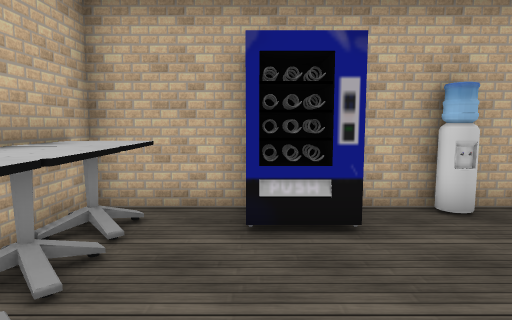
[1] (above)

24 first-person views from a walk through a scene from a Unity 3-D project. The camera is 1.5 m above the floor, tilts 6° down and sees 75° across. The floor is counted in squares, 1 m on a side. Each view is taken from the middle of a square. On the plan, view 1 faces up. The plan holds only what a view shows up to about 15 squares ahead; the rest is blank. The place goes on beyond the plan. The player character is not drawn. Door leaves are left out, so doorways stand open. Some surface patterns are stand-ins.

[2]
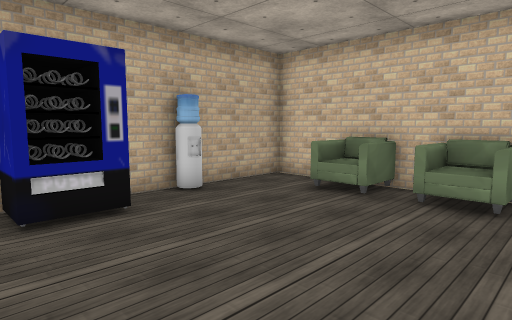

[3]
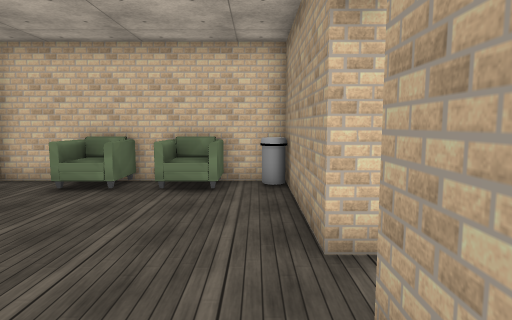

[4]
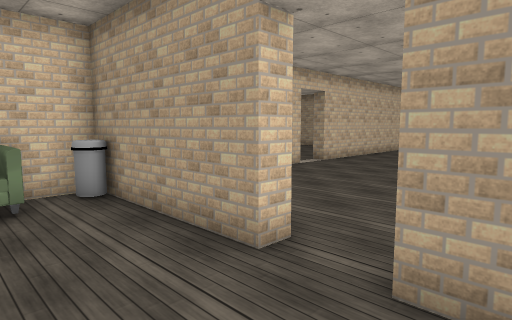

[5]
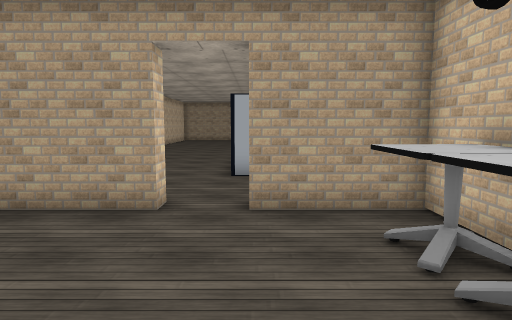

[6]
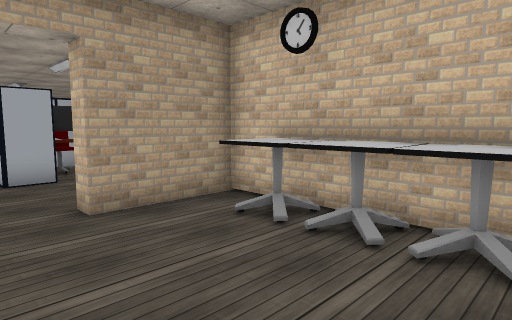

[7]
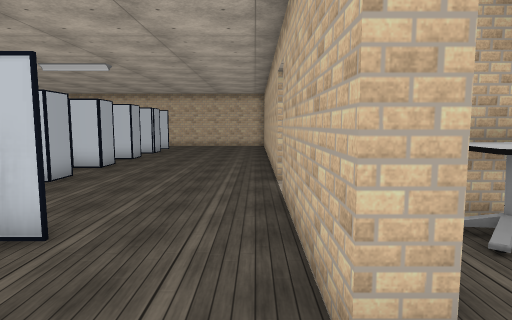

[8]
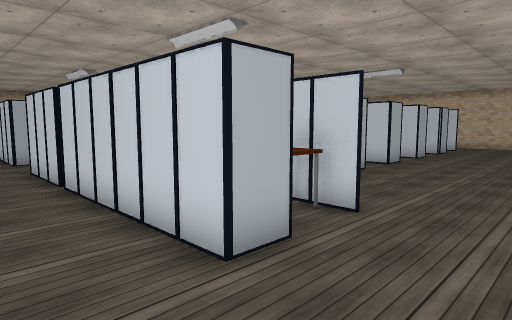

[9]
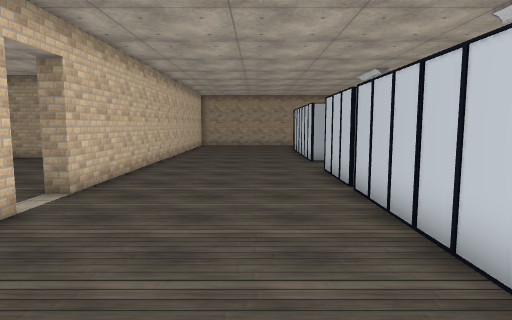

[10]
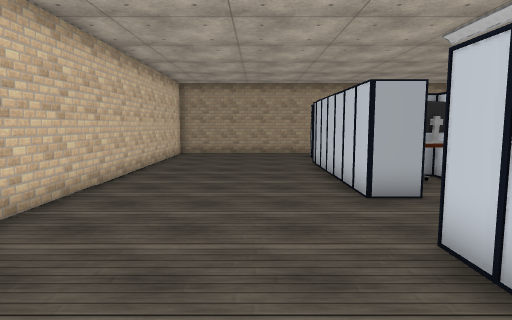

[11]
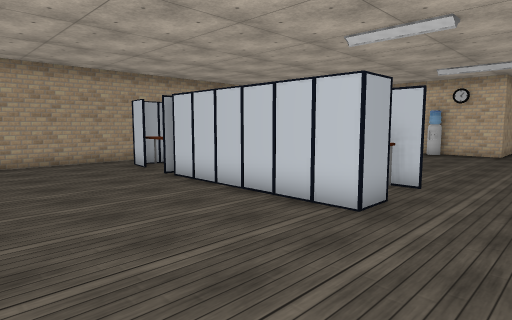

[12]
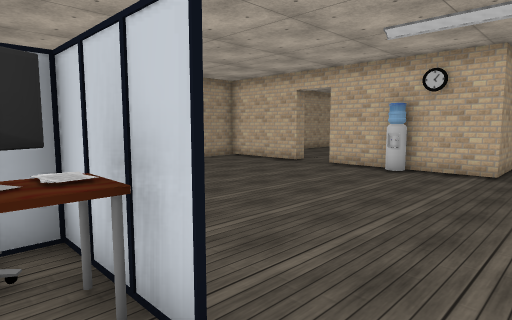

[13]
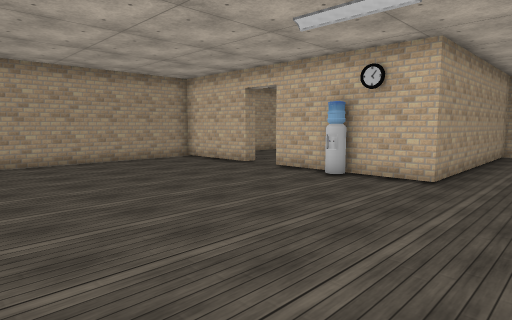

[14]
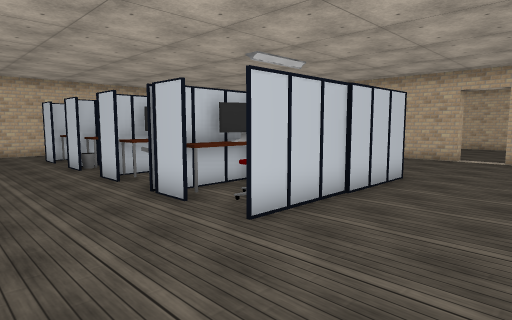

[15]
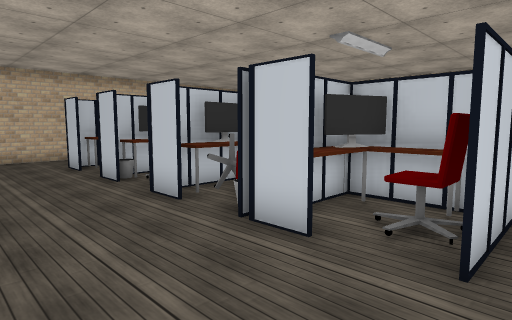

[16]
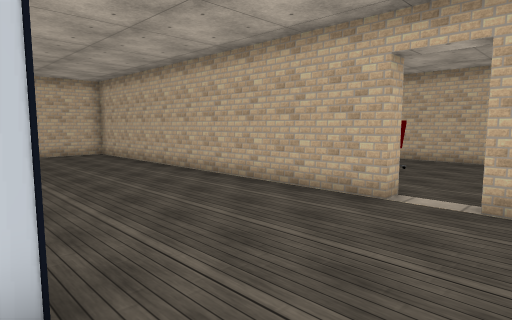

[17]
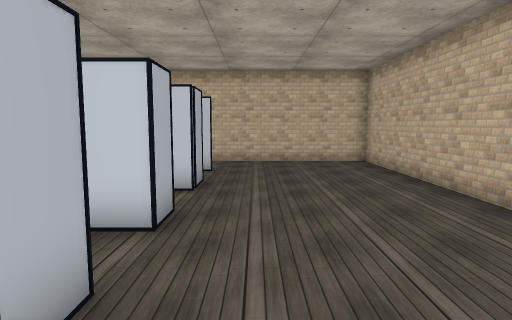

[18]
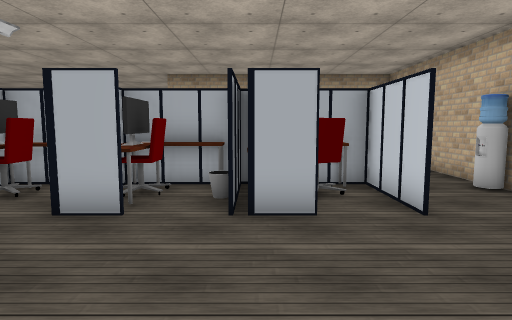

[19]
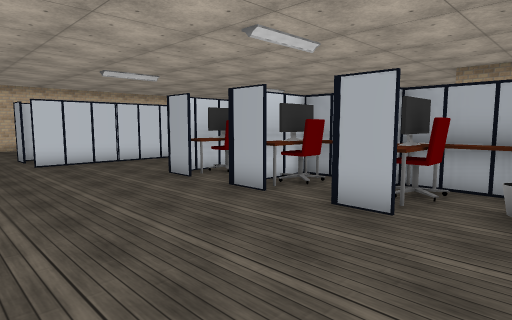

[20]
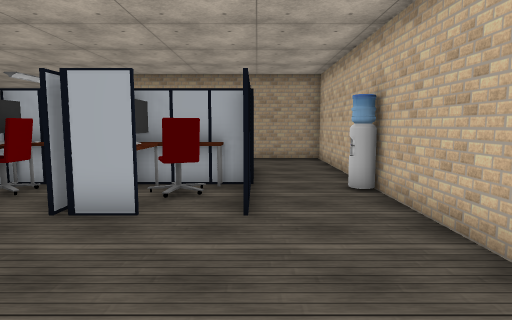

[21]
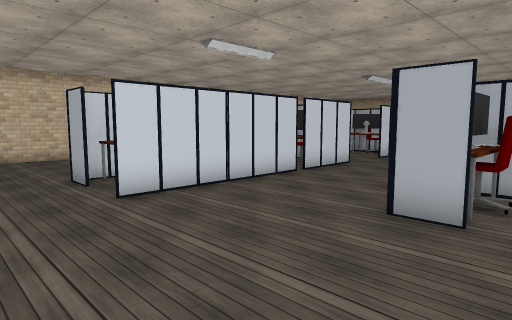

[22]
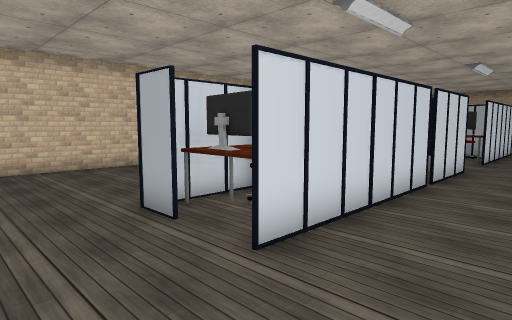

[23]
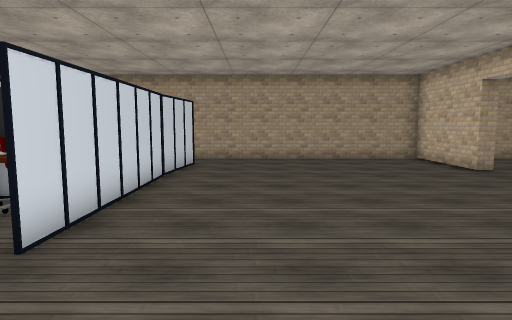

[24]
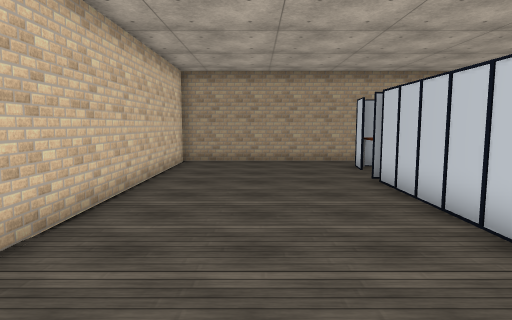

### Floor plan
Key: @ floor where view 1 was taken; # wall or solid block; . floor; D open door; ^ raised ledge; T table; C chair; B bin; E desk; M computer; O other object.
Columns run from 22 left of view 1 to 9 right of it. Each row starts with its distance up from view 1.
  6             ####   ###########
  5              ...   #T.OO.....#
  4              ....  #T.......C#
  3              ^...  #T.......CC
  2              OO..  #T.......C#
  1               ...  #T.......C#
  0               ...  #T.@.....C#
 -1                ... #........B#
 -2 ##############DDD####DDD######
 -3 #.............DDD....DDD..
 -4 #............................
 -5 #............................#
 -6 #...................EEEO.....#
 -7 #...................ECMO.....#
 -8 #...................OCEO.....#
 -9 #..O.EE.EE.EE.EE....   O.....#
-10 #..OCCM.CM.CM.CM....   O.....DD
-11 #..OECMEEM EEEME....O  O.....DD
-12 #..    EEMMEEMEO....   O.....DDD
-13 #..   EMOMCCEMCC....OO O.....#
-14 #..EE EM.EC. E.O....OO O.....#
-15 #...................OO O.....#
-16 #............................#
-17 #............................#
-18 ###########.........EEEO.....#
-19           #.........MMEO.....#
-20           #.........OCCO.....#
-21           #.........   O.....#
-22           #.........   O.....#
-23          #D.........O  O.....#
-24          DDD........   O.....#
-25         .DDD........  O......#
-26         . DD........O O......#
-27        .. #.........OOO......#
-28       ..  #.........  .......#
-29       #   ####################

Where each view was taken, in squares from view 1:
view 1: 0 up, 0 right, facing up
view 2: 1 down, 1 left, facing up-right
view 3: 1 down, 2 left, facing right
view 4: 1 up, 1 left, facing down-right
view 5: 4 up, 0 right, facing down
view 6: 4 up, 2 right, facing down-left
view 7: 3 down, 2 right, facing left
view 8: 3 down, 3 right, facing down-left
view 9: 4 down, 3 right, facing down
view 10: 11 down, 3 right, facing down
view 11: 15 down, 6 right, facing down-left
view 12: 16 down, 1 left, facing down-left
view 13: 15 down, 3 left, facing down-left
view 14: 18 down, 3 left, facing up-left
view 15: 18 down, 6 left, facing up-left
view 16: 9 down, 4 left, facing up-left
view 17: 7 down, 8 left, facing left
view 18: 3 down, 16 left, facing down
view 19: 3 down, 16 left, facing down-right
view 20: 3 down, 19 left, facing down
view 21: 3 down, 9 left, facing down-right
view 22: 3 down, 5 left, facing down-right
view 23: 14 down, 5 left, facing down
view 24: 15 down, 4 right, facing down
